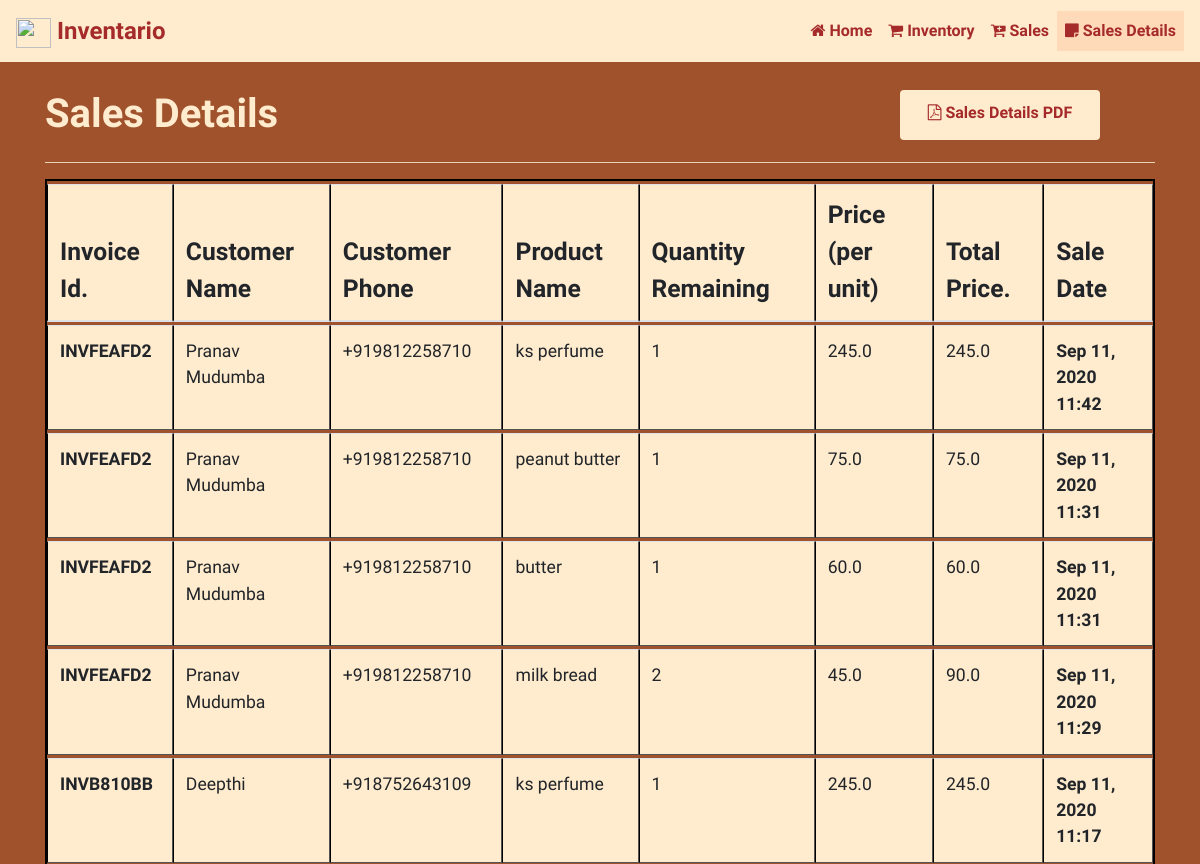
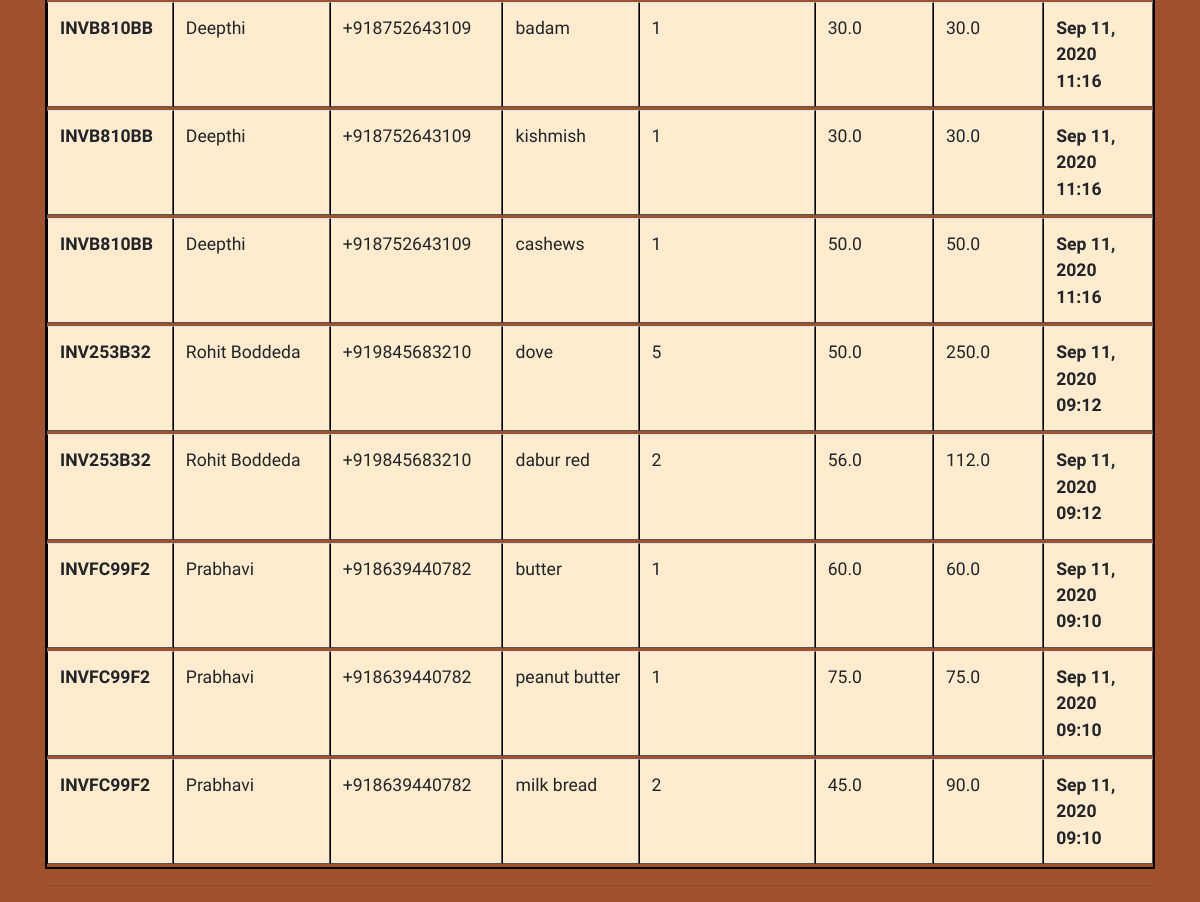
/saledetails/, run on an earlier commit of the app's database (2 pictures, top to bottom).
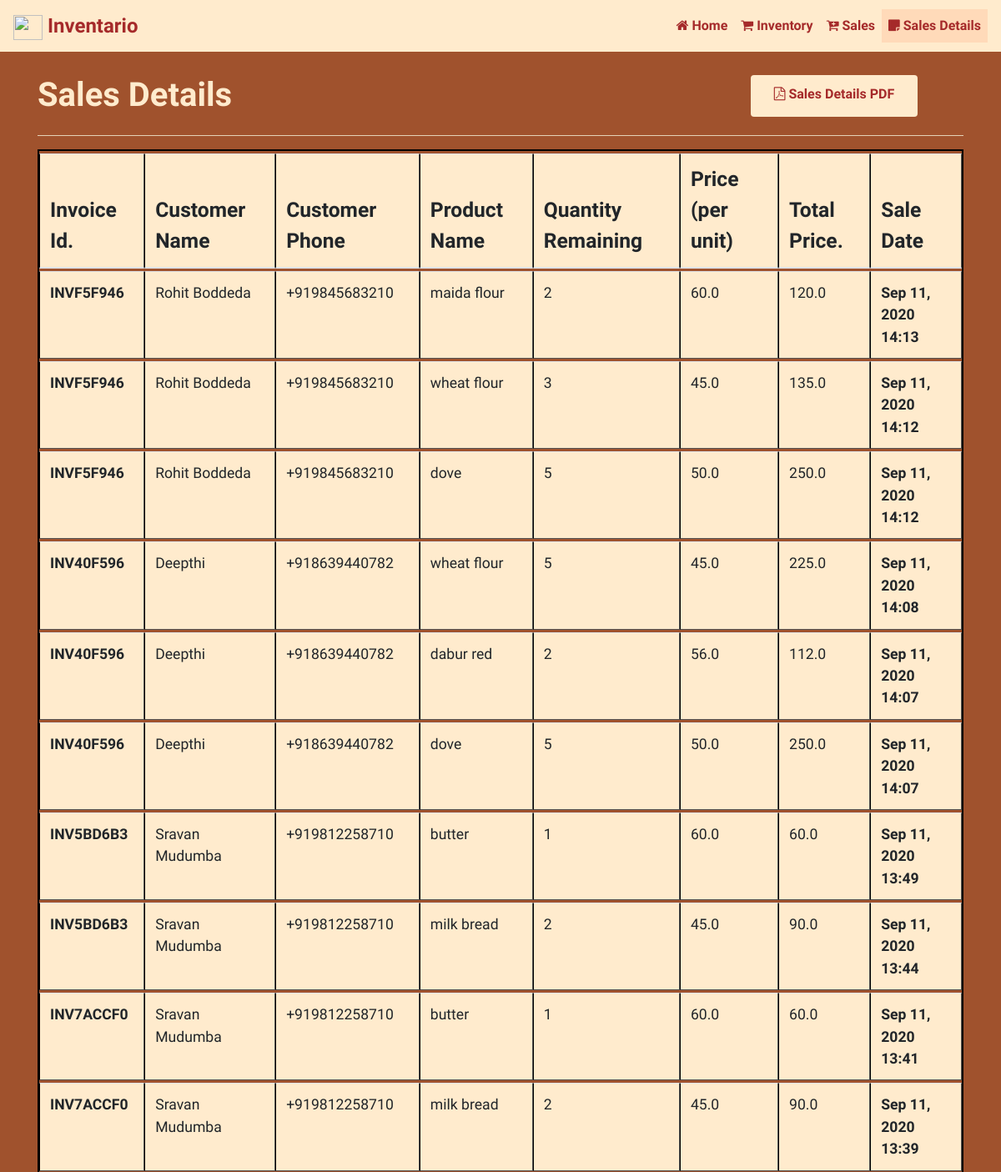
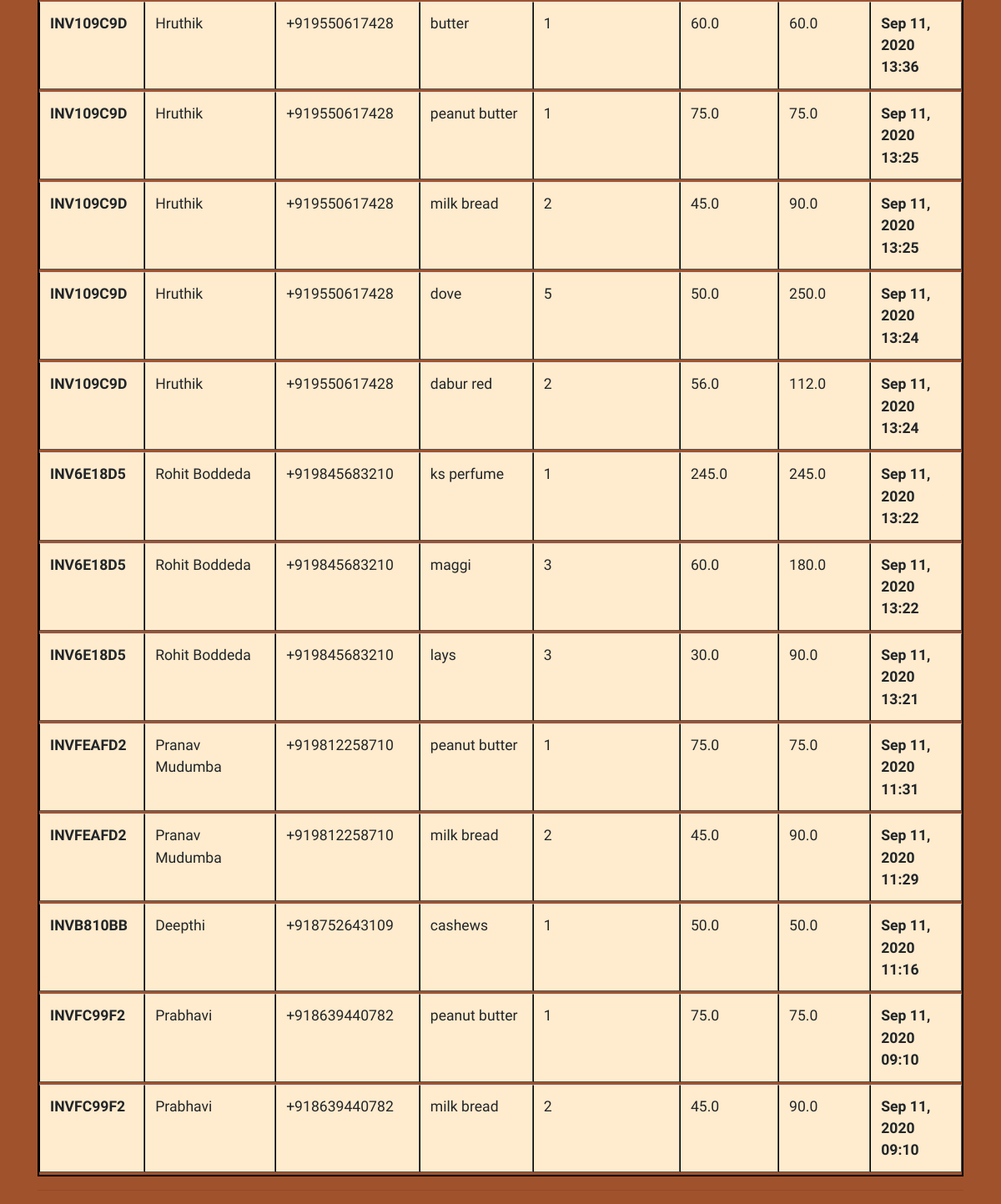
And on a later commit of the database (2 pictures, top to bottom).
### inv_app/models.py (models this page shows, shortened)
class Cust_Sale(models.Model):
    product_name = models.CharField(max_length = 100)
    quantity = models.IntegerField()
    price = models.FloatField(max_length = 10)
    total_price = models.FloatField(max_length = 10)
    invoice_id = models.ForeignKey(Invoice, on_delete = models.CASCADE)
    sale_date = models.DateTimeField(auto_now_add = True)

class Invoice(models.Model):
    invoice_id = models.CharField(primary_key=True, max_length = 10)
    cust_name = models.CharField(max_length = 100)
    cust_phone = PhoneNumberField()

### inv_app/views.py (the view)
# urls.py: path('saledetails/', views.saledetails, name = "saledetails"),
def saledetails(request):
    customer = Cust_Sale.objects.all().order_by('-sale_date')
    return render(request, 'salesdetails.html', {'cust': customer})

### templates/salesdetails.html (shortened to what this page needs)
{% load static %}
<!DOCTYPE html>
<html>
<html lang = 'en'>
    <head>
        <link rel="stylesheet" href="https://maxcdn.bootstrapcdn.com/bootstrap/4.0.0/css/bootstrap.min.css">
        <link rel="stylesheet" href="https://stackpath.bootstrapcdn.com/font-awesome/4.7.0/css/font-awesome.min.css">
        <link rel="stylesheet" href="{% static 'css/styles.css' %}">
        <nav id = "navbar" class="navbar navbar-expand-lg fixed-top">
            <a class="navbar-brand" href="{% url 'index' %}"> <span><img style = "width: 35px; height: 30px;" src="https://encrypted-tbn0.gstatic.com/images?q=tbn%3AANd9GcSwbn1XuFrd1xkRZZikD5BLxJBdW-gt-MhLtA&usqp=CAU"></span> Inventario</a>
            <div class="collapse navbar-collapse" id="navbarSupportedContent">
                <ul class="navbar-nav ml-auto">
                    <li class="nav-item">
                    <a class="nav-link" href="{% url 'index' %}"><span><i class="fa fa-home"></i></span> Home</a>
                    </li>
                    <li class="nav-item">
                    <a class="nav-link" href="{% url 'inventory' %}"><span><i class="fa fa-shopping-cart" ></i></span> Inventory</a>
                    </li>
                    <li class="nav-item">
                        <a class="nav-link" href="{% url 'invoice' %}"><span><i class="fa fa-cart-plus"></i></span> Sales</a>
                    </li>
                    <li class="nav-item">
                        <a class="nav-link active" href="{% url 'saledetails' %}"><span><i class="fa fa-sticky-note"></i></span> Sales Details</a>
                    </li>
                </ul>
            </div>
        </nav>
    </head>
    <body id = "body">
        <div class = "container">
            <div class="row">
                <h1 id = "heading" class = "col-md-9 col-12">Sales Details</h1>
                <div class="col-12 col-md-3"><a target = "_blank" href = "../sales_details" class="btn btn-outline ml-auto"><span><i class="fa fa-file-pdf-o"></i></span>&nbsp;Sales Details PDF</a></div>
            </div>
            <hr style = "background-color: blanchedalmond;">
            <div class="row">
                <div class="table-responsive col-12">
                    <table class="table" border="1">
                        <thead>
                            <th>Invoice Id.</th>
                            <th>Customer Name</th>
                            <th>Customer Phone</th>
                            <th>Product Name</th>
                            <th>Quantity Remaining</th>
                            <th>Price (per unit)</th>
                            <th>Total Price.</th>
                            <th>Sale Date</th>
                        </thead>
                        {% for c in cust %}
                            <tbody>
                                <td id = "serial">{{ c.invoice_id.invoice_id }}</td>
                                <td>{{ c.invoice_id.cust_name }}</td>
                                <td>{{ c.invoice_id.cust_phone }}</td>
                                <td>{{ c.product_name }}</td>
                                <td>{{ c.quantity }}</td>
                                <td>{{ c.price }}</td>
                                <td>{{ c.total_price }}</td>
                                <td id = "serial">{{ c.sale_date|date:'M d, Y H:i' }}</td>
                            </tbody>
                        {% endfor %}
                    </table>
                    <hr>
                </div>
            </div>
        </div>
    </body>
</html>

### staticfiles/css/styles.css (style rules this page uses)
#heading { margin-top: 30px; padding-top: 10px; }

### templates/salesdetails.html (style rules this page uses)
#navbar { background-color: blanchedalmond; }
.navbar-brand, .navbar-brand:hover { color: brown; font-weight: bold; font-size: 1.5em; }
.navbar-nav > .nav-item> .nav-link { color: brown; font-weight: bold; }
.active { background-color:peachpuff; }
#body { margin-top: 60px; background-color: #a0522d; font-family: 'Actor'; }
#heading { margin-top: 20px; font-weight: bold; color: blanchedalmond; }
.table { font-size: 1.1em; border: 2px solid #000; border-collapse:separate; border-spacing: 0 3px; }
.table tr th,td { margin: 0; background-color: blanchedalmond; }
.table>thead th { font-weight: bold; font-size: 1.4em; }
#serial { font-weight: bold; }
.btn { background-color: blanchedalmond; color: brown; font-weight: bold; }
.btn-outline { margin: 30px 20px 0px 0px; padding-top: 10px; width: 200px; height: 50px; }

What changed in the data, as far as the page shows it:
removed Cust_Sale: invoice_id.invoice_id "INVFEAFD2", invoice_id.cust_name "Pranav Mudumba", invoice_id.cust_phone "+919812258710", product_name "ks perfume", quantity "1", price "245.0", total_price "245.0", sale_date "Sep 11, 2020 11:42"
removed Cust_Sale: invoice_id.invoice_id "INVFEAFD2", invoice_id.cust_name "Pranav Mudumba", invoice_id.cust_phone "+919812258710", product_name "butter", quantity "1", price "60.0", total_price "60.0", sale_date "Sep 11, 2020 11:31"
removed Cust_Sale: invoice_id.invoice_id "INVB810BB", invoice_id.cust_name "Deepthi", invoice_id.cust_phone "+918752643109", product_name "ks perfume", quantity "1", price "245.0", total_price "245.0", sale_date "Sep 11, 2020 11:17"
removed Cust_Sale: invoice_id.invoice_id "INVB810BB", invoice_id.cust_name "Deepthi", invoice_id.cust_phone "+918752643109", product_name "badam", quantity "1", price "30.0", total_price "30.0", sale_date "Sep 11, 2020 11:16"
removed Cust_Sale: invoice_id.invoice_id "INVB810BB", invoice_id.cust_name "Deepthi", invoice_id.cust_phone "+918752643109", product_name "kishmish", quantity "1", price "30.0", total_price "30.0", sale_date "Sep 11, 2020 11:16"
removed Cust_Sale: invoice_id.invoice_id "INV253B32", invoice_id.cust_name "Rohit Boddeda", invoice_id.cust_phone "+919845683210", product_name "dove", quantity "5", price "50.0", total_price "250.0", sale_date "Sep 11, 2020 09:12"
removed Cust_Sale: invoice_id.invoice_id "INV253B32", invoice_id.cust_name "Rohit Boddeda", invoice_id.cust_phone "+919845683210", product_name "dabur red", quantity "2", price "56.0", total_price "112.0", sale_date "Sep 11, 2020 09:12"
removed Cust_Sale: invoice_id.invoice_id "INVFC99F2", invoice_id.cust_name "Prabhavi", invoice_id.cust_phone "+918639440782", product_name "butter", quantity "1", price "60.0", total_price "60.0", sale_date "Sep 11, 2020 09:10"
added Cust_Sale: invoice_id.invoice_id "INVF5F946", invoice_id.cust_name "Rohit Boddeda", invoice_id.cust_phone "+919845683210", product_name "maida flour", quantity "2", price "60.0", total_price "120.0", sale_date "Sep 11, 2020 14:13"
added Cust_Sale: invoice_id.invoice_id "INVF5F946", invoice_id.cust_name "Rohit Boddeda", invoice_id.cust_phone "+919845683210", product_name "wheat flour", quantity "3", price "45.0", total_price "135.0", sale_date "Sep 11, 2020 14:12"
added Cust_Sale: invoice_id.invoice_id "INVF5F946", invoice_id.cust_name "Rohit Boddeda", invoice_id.cust_phone "+919845683210", product_name "dove", quantity "5", price "50.0", total_price "250.0", sale_date "Sep 11, 2020 14:12"
added Cust_Sale: invoice_id.invoice_id "INV40F596", invoice_id.cust_name "Deepthi", invoice_id.cust_phone "+918639440782", product_name "wheat flour", quantity "5", price "45.0", total_price "225.0", sale_date "Sep 11, 2020 14:08"
added Cust_Sale: invoice_id.invoice_id "INV40F596", invoice_id.cust_name "Deepthi", invoice_id.cust_phone "+918639440782", product_name "dabur red", quantity "2", price "56.0", total_price "112.0", sale_date "Sep 11, 2020 14:07"
added Cust_Sale: invoice_id.invoice_id "INV40F596", invoice_id.cust_name "Deepthi", invoice_id.cust_phone "+918639440782", product_name "dove", quantity "5", price "50.0", total_price "250.0", sale_date "Sep 11, 2020 14:07"
added Cust_Sale: invoice_id.invoice_id "INV5BD6B3", invoice_id.cust_name "Sravan Mudumba", invoice_id.cust_phone "+919812258710", product_name "butter", quantity "1", price "60.0", total_price "60.0", sale_date "Sep 11, 2020 13:49"
added Cust_Sale: invoice_id.invoice_id "INV5BD6B3", invoice_id.cust_name "Sravan Mudumba", invoice_id.cust_phone "+919812258710", product_name "milk bread", quantity "2", price "45.0", total_price "90.0", sale_date "Sep 11, 2020 13:44"
added Cust_Sale: invoice_id.invoice_id "INV7ACCF0", invoice_id.cust_name "Sravan Mudumba", invoice_id.cust_phone "+919812258710", product_name "butter", quantity "1", price "60.0", total_price "60.0", sale_date "Sep 11, 2020 13:41"
added Cust_Sale: invoice_id.invoice_id "INV7ACCF0", invoice_id.cust_name "Sravan Mudumba", invoice_id.cust_phone "+919812258710", product_name "milk bread", quantity "2", price "45.0", total_price "90.0", sale_date "Sep 11, 2020 13:39"
added Cust_Sale: invoice_id.invoice_id "INV109C9D", invoice_id.cust_name "Hruthik", invoice_id.cust_phone "+919550617428", product_name "butter", quantity "1", price "60.0", total_price "60.0", sale_date "Sep 11, 2020 13:36"
added Cust_Sale: invoice_id.invoice_id "INV109C9D", invoice_id.cust_name "Hruthik", invoice_id.cust_phone "+919550617428", product_name "peanut butter", quantity "1", price "75.0", total_price "75.0", sale_date "Sep 11, 2020 13:25"
added Cust_Sale: invoice_id.invoice_id "INV109C9D", invoice_id.cust_name "Hruthik", invoice_id.cust_phone "+919550617428", product_name "milk bread", quantity "2", price "45.0", total_price "90.0", sale_date "Sep 11, 2020 13:25"
added Cust_Sale: invoice_id.invoice_id "INV109C9D", invoice_id.cust_name "Hruthik", invoice_id.cust_phone "+919550617428", product_name "dove", quantity "5", price "50.0", total_price "250.0", sale_date "Sep 11, 2020 13:24"
added Cust_Sale: invoice_id.invoice_id "INV109C9D", invoice_id.cust_name "Hruthik", invoice_id.cust_phone "+919550617428", product_name "dabur red", quantity "2", price "56.0", total_price "112.0", sale_date "Sep 11, 2020 13:24"
added Cust_Sale: invoice_id.invoice_id "INV6E18D5", invoice_id.cust_name "Rohit Boddeda", invoice_id.cust_phone "+919845683210", product_name "ks perfume", quantity "1", price "245.0", total_price "245.0", sale_date "Sep 11, 2020 13:22"
added Cust_Sale: invoice_id.invoice_id "INV6E18D5", invoice_id.cust_name "Rohit Boddeda", invoice_id.cust_phone "+919845683210", product_name "maggi", quantity "3", price "60.0", total_price "180.0", sale_date "Sep 11, 2020 13:22"
added Cust_Sale: invoice_id.invoice_id "INV6E18D5", invoice_id.cust_name "Rohit Boddeda", invoice_id.cust_phone "+919845683210", product_name "lays", quantity "3", price "30.0", total_price "90.0", sale_date "Sep 11, 2020 13:21"
